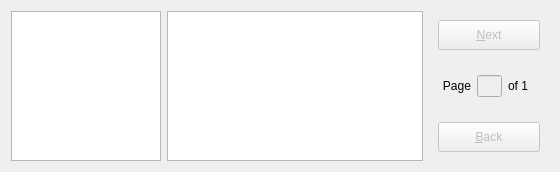
         <widget class="QWidget" name="widget_5" native="true">
          <property name="sizePolicy">
           <sizepolicy hsizetype="Expanding" vsizetype="Fixed">
            <horstretch>0</horstretch>
            <verstretch>0</verstretch>
           </sizepolicy>
          </property>
          <property name="maximumSize">
           <size>
            <width>16777215</width>
            <height>150</height>
           </size>
          </property>
          <layout class="QGridLayout" name="gridLayout_15">
           <item row="0" column="1">
            <widget class="QTableWidget" name="showImagelist_tableWidget">
             <property name="enabled">
              <bool>true</bool>
             </property>
             <property name="sizePolicy">
              <sizepolicy hsizetype="Expanding" vsizetype="Fixed">
               <horstretch>0</horstretch>
               <verstretch>0</verstretch>
              </sizepolicy>
             </property>
             <property name="maximumSize">
              <size>
               <width>16777215</width>
               <height>150</height>
              </size>
             </property>
             <property name="editTriggers">
              <set>QAbstractItemView::NoEditTriggers</set>
             </property>
             <property name="selectionMode">
              <enum>QAbstractItemView::SingleSelection</enum>
             </property>
             <property name="selectionBehavior">
              <enum>QAbstractItemView::SelectColumns</enum>
             </property>
             <property name="showGrid">
              <bool>false</bool>
             </property>
             <attribute name="horizontalHeaderVisible">
              <bool>false</bool>
             </attribute>
             <attribute name="horizontalHeaderMinimumSectionSize">
              <number>80</number>
             </attribute>
             <attribute name="verticalHeaderVisible">
              <bool>false</bool>
             </attribute>
             <attribute name="verticalHeaderStretchLastSection">
              <bool>true</bool>
             </attribute>
             <row>
              <property name="text">
               <string>Labeled/Unlabeled</string>
              </property>
             </row>
             <row>
              <property name="text">
               <string>Filename</string>
              </property>
             </row>
             <row>
              <property name="text">
               <string>Image</string>
              </property>
             </row>
            </widget>
           </item>
           <item row="0" column="2">
            <widget class="QWidget" name="widget_4" native="true">
             <property name="sizePolicy">
              <sizepolicy hsizetype="Fixed" vsizetype="Fixed">
               <horstretch>0</horstretch>
               <verstretch>0</verstretch>
              </sizepolicy>
             </property>
             <property name="minimumSize">
              <size>
               <width>120</width>
               <height>0</height>
              </size>
             </property>
             <property name="maximumSize">
              <size>
               <width>16777215</width>
               <height>150</height>
              </size>
             </property>
             <layout class="QVBoxLayout" name="verticalLayout_2">
              <item>
               <widget class="QPushButton" name="next_pushButton">
                <property name="enabled">
                 <bool>false</bool>
                </property>
                <property name="sizePolicy">
                 <sizepolicy hsizetype="Minimum" vsizetype="Fixed">
                  <horstretch>0</horstretch>
                  <verstretch>0</verstretch>
                 </sizepolicy>
                </property>
                <property name="minimumSize">
                 <size>
                  <width>0</width>
                  <height>30</height>
                 </size>
                </property>
                <property name="text">
                 <string>&amp;Next</string>
                </property>
               </widget>
              </item>
              <item>
               <layout class="QHBoxLayout" name="horizontalLayout_4">
                <property name="sizeConstraint">
                 <enum>QLayout::SetMinimumSize</enum>
                </property>
                <item>
                 <widget class="QLabel" name="page_label">
                  <property name="maximumSize">
                   <size>
                    <width>50</width>
                    <height>16777215</height>
                   </size>
                  </property>
                  <property name="text">
                   <string>Page</string>
                  </property>
                  <property name="alignment">
                   <set>Qt::AlignRight|Qt::AlignTrailing|Qt::AlignVCenter</set>
                  </property>
                 </widget>
                </item>
                <item>
                 <widget class="QLineEdit" name="page_lineEdit">
                  <property name="enabled">
                   <bool>false</bool>
                  </property>
                  <property name="maximumSize">
                   <size>
                    <width>25</width>
                    <height>16777215</height>
                   </size>
                  </property>
                  <property name="readOnly">
                   <bool>true</bool>
                  </property>
                 </widget>
                </item>
                <item>
                 <widget class="QLabel" name="pageOf_label">
                  <property name="maximumSize">
                   <size>
                    <width>50</width>
                    <height>16777215</height>
                   </size>
                  </property>
                  <property name="text">
                   <string>of 1</string>
                  </property>
                 </widget>
                </item>
               </layout>
              </item>
              <item>
               <widget class="QPushButton" name="back_pushButton">
                <property name="enabled">
                 <bool>false</bool>
                </property>
                <property name="sizePolicy">
                 <sizepolicy hsizetype="Minimum" vsizetype="Fixed">
                  <horstretch>0</horstretch>
                  <verstretch>0</verstretch>
                 </sizepolicy>
                </property>
                <property name="minimumSize">
                 <size>
                  <width>0</width>
                  <height>30</height>
                 </size>
                </property>
                <property name="text">
                 <string>&amp;Back</string>
                </property>
               </widget>
              </item>
             </layout>
            </widget>
           </item>
           <item row="0" column="0">
            <widget class="QTableWidget" name="golden_tableWidget">
             <property name="minimumSize">
              <size>
               <width>0</width>
               <height>0</height>
              </size>
             </property>
             <property name="maximumSize">
              <size>
               <width>150</width>
               <height>16777215</height>
              </size>
             </property>
             <property name="editTriggers">
              <set>QAbstractItemView::NoEditTriggers</set>
             </property>
             <property name="selectionMode">
              <enum>QAbstractItemView::SingleSelection</enum>
             </property>
             <property name="selectionBehavior">
              <enum>QAbstractItemView::SelectColumns</enum>
             </property>
             <property name="showGrid">
              <bool>false</bool>
             </property>
             <attribute name="horizontalHeaderVisible">
              <bool>false</bool>
             </attribute>
             <attribute name="horizontalHeaderStretchLastSection">
              <bool>true</bool>
             </attribute>
             <attribute name="verticalHeaderVisible">
              <bool>false</bool>
             </attribute>
             <attribute name="verticalHeaderStretchLastSection">
              <bool>true</bool>
             </attribute>
             <row>
              <property name="text">
               <string>Labeled/Unlabeled</string>
              </property>
             </row>
             <row>
              <property name="text">
               <string>Filename</string>
              </property>
             </row>
             <row>
              <property name="text">
               <string>Image</string>
              </property>
             </row>
            </widget>
           </item>
          </layout>
         </widget>
